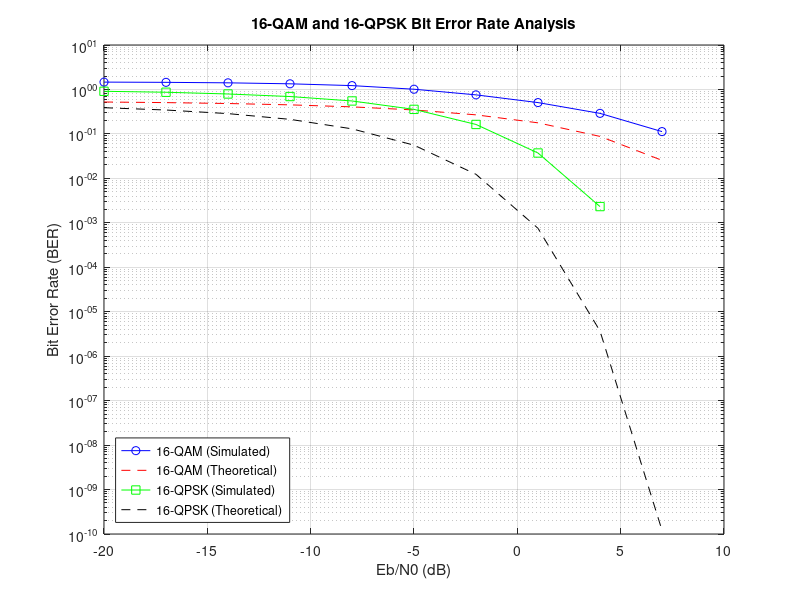

This chart was generated by the following MATLAB code:
% Parameters
N = 10^5; % Length of the binary sequence
EbN0dB = -20:3:8; % Eb/N0 values in dB
M = 16; % Modulation order (16-QAM)
k = log2(M); % Number of bits per symbol

% Generate random binary sequence
binary_sequence = randi([0, 1], 1, N);

% 16-QAM modulation
qam_symbols = qammod(binary_sequence, M);

% 16-QPSK modulation
qpsk_symbols = pskmod(binary_sequence, 4, 0);

% Initialize arrays to store BER results
ber_qam = zeros(1, length(EbN0dB));
ber_qpsk = zeros(1, length(EbN0dB));

% Simulation loop for different Eb/N0 values
for i = 1:length(EbN0dB)
    % Add noise to the QAM and QPSK symbols
    snr = EbN0dB(i) + 10*log10(k); % Calculate SNR in dB
    noisy_qam_symbols = awgn(qam_symbols, snr, 'measured');
    noisy_qpsk_symbols = awgn(qpsk_symbols, snr, 'measured');

    % Demodulate the noisy symbols
    demodulated_qam_symbols = qamdemod(noisy_qam_symbols, M);
    demodulated_qpsk_symbols = pskdemod(noisy_qpsk_symbols, 4, 0);

    % Calculate the bit error rate for QAM and QPSK
    ber_qam(i) = biterr(binary_sequence, demodulated_qam_symbols) / N;
    ber_qpsk(i) = biterr(binary_sequence, demodulated_qpsk_symbols) / N;
end

% Theoretical BER for 16-QAM
theoretical_ber_qam = (3/2) * (1 - (1/sqrt(M))) * qfunc(sqrt(3 * k / (M - 1) * 10.^(EbN0dB/10)));

% Theoretical BER for 16-QPSK
theoretical_ber_qpsk = qfunc(sqrt(2 * k * 10.^(EbN0dB/10)));

% Plot BER results
figure;
semilogy(EbN0dB, ber_qam, 'b-o', 'DisplayName', '16-QAM (Simulated)');
hold on;
semilogy(EbN0dB, theoretical_ber_qam, 'r--', 'DisplayName', '16-QAM (Theoretical)');
semilogy(EbN0dB, ber_qpsk, 'g-s', 'DisplayName', '16-QPSK (Simulated)');
semilogy(EbN0dB, theoretical_ber_qpsk, 'k--', 'DisplayName', '16-QPSK (Theoretical)');
xlabel('Eb/N0 (dB)');
ylabel('Bit Error Rate (BER)');
title('16-QAM and 16-QPSK Bit Error Rate Analysis');
legend('Location', 'southwest');
grid on;
hold off;
